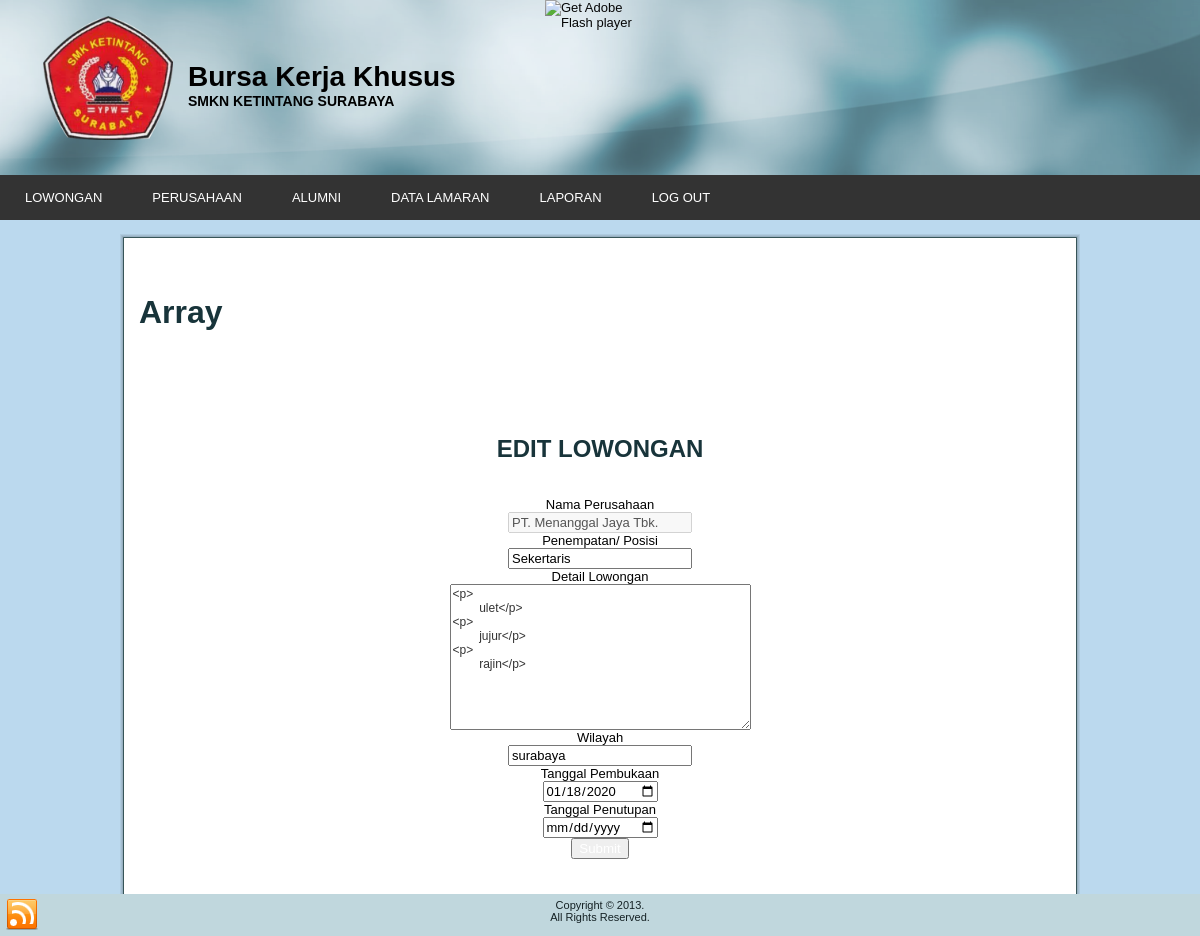
/admin/?menu=ubah_lowongan&id=35 (signed in), run on the app's committed database.
### tables this page shows
CREATE TABLE IF NOT EXISTS `lowongan` (
`id` smallint(6) NOT NULL,
  `id_per` smallint(6) NOT NULL,
  `isi` text NOT NULL,
  `berlaku` date NOT NULL,
  `tgl_mulai` date NOT NULL,
  `judul` varchar(50) NOT NULL,
  `wilayah` varchar(50) NOT NULL
);

CREATE TABLE IF NOT EXISTS `perusahaan` (
`id` smallint(6) NOT NULL,
  `nama` varchar(50) NOT NULL,
  `alamat` varchar(120) NOT NULL,
  `bidang` varchar(120) NOT NULL,
  `status` varchar(30) NOT NULL,
  `telepon` varchar(20) NOT NULL,
  `email` varchar(50) NOT NULL,
  `kodepos` varchar(10) NOT NULL
);

### admin/user/ubah_lowongan.php (the view, shortened to what this page needs)
<link rel="stylesheet" href="https://formden.com/static/cdn/bootstrap-iso.css" />
<?php
      $q1 = "SELECT a.nama, b.judul, b.isi, b.wilayah, b.tgl_mulai, b.berlaku FROM lowongan b join perusahaan a on b.id_per=a.id WHERE b.id = '".$_GET['id']."'";
	$r1 = mysql_query($q1) or die (mysql_error());
      $d1 = mysql_fetch_array($r1);
?>
<html>
<head>
	<link rel="stylesheet" href="themes/base/jquery.ui.all.css">
	<link href="ckeditor/content.css" rel="stylesheet" type="text/css"/>
</head>
<br><br>
<center><h2><b><?php echo $konfirmasi;?></b></h2></center><br>
<h2><b>EDIT LOWONGAN</b></h2></br>
<div class="bootstrap-iso">
 <div class="container-fluid">
  <div class="row">
   <div class="col-md-8 col-sm-10 col-xs-12">
    <form class="form-horizontal" method="post" onSubmit="return submitForm('<?=$_SERVER['PHP_SELF'];?>')">
     <div class="form-group ">
      <label class="control-label col-sm-3" for="name2" >
       Nama Perusahaan
      </label>
      <div class="col-sm-9">
       <input class="form-control" id="name2" name="name2" type="text" value='<?php echo $d1[0];?>' disabled/>
      </div>
     </div>
     <div class="form-group ">
      <label class="control-label col-sm-3 requiredField" for="a">
       Penempatan/ Posisi
           </label>
      <div class="col-sm-9">
       <input class="form-control" id="pos" name="pos" type="text" value='<?php echo $d1[1];?>'/>
      </div>
     </div>
     <div class="form-group ">
      <label class="control-label col-sm-3 requiredField" for="textarea">
       Detail Lowongan
       </label>
      <div class="col-sm-9">
       <textarea class="form-control" cols="40" id="textarea" name="posting" rows="10"><?php echo $d1[2];?></textarea>
      </div>
     </div>
     <div class="form-group ">
      <label class="control-label col-sm-3" for="wil">
       Wilayah
      </label>
      <div class="col-sm-9">
       <input class="form-control" id="wil" name="wil" type="text" value='<?php echo $d1[3];?>'/>
      </div>
     </div>
     <div class="form-group ">
      <label class="control-label col-sm-3 requiredField" for="d">
       Tanggal Pembukaan
      </label>
      <div class="col-sm-9">
       <input class="form-control" id="datetimepicker2" name="d" placeholder="MM/DD/YYYY" type="date" value='<?php echo $d1[5];?>'/>
      </div>
     </div>
     <div class="form-group ">
      <label class="control-label col-sm-3 requiredField" for="c">
       Tanggal Penutupan
      </label>
      <div class="col-sm-9">
       <input class="form-control" id="datepicker" name="c" placeholder="MM/DD/YYYY" type="date" value='<?php echo $d1[6];?>'/>
      </div>
     </div>
     <div class="form-group">
      <div class="col-sm-10 col-sm-offset-2">
       <button class="btn btn-primary " name="submit" type="submit">
       </button>
      </div>
     </div>
    </form>
   </div>
  </div>
 </div>
</div>
</div>
<link rel="stylesheet" href="https://cdnjs.cloudflare.com/ajax/libs/bootstrap-datepicker/1.4.1/css/bootstrap-datepicker3.css"/>

### admin/style.css (style rules this page uses)
h1, h2, h3, h4, h5, h6, p, a, ul, ol, li { margin: 0; padding: 0; }
h1, h2, h3, h4, h5, h6, h1 a, h2 a, h3 a, h4 a, h5 a, h6 a, h1 a:link, h2 a:link, h3 a:link, h4 a:link, h5 a:link, h6 a:link, h1 a:visited, h2 a:visited, h3 a:visited, h4 a:visited, h5 a:visited, h6 a:visited, h1 a:hover, h2 a:hover, h3 a:hover, h4 a:hover, h5 a:hover, h6 a:hover { font-family: Arial, Helvetica, Sans-Serif; font-style: normal; font-weight: bold; font-size: 32px; text-decoration: none; }
.art-blockcontent h2 { margin: 19px 0; font-size: 24px; }
html { height:100%; }
body { padding: 0; margin:0; color: #18343A; height:100%; min-height:100%; background-color: #4D767A; background-image: url('images/Bottom_texture.jpg'); background-repeat: repeat; background-attachment: fixed; background-position: top left; min-width: 700px; }
form { padding: 0 !important; margin: 0 !important; }
input, select, textarea { vertical-align: middle; font-family: Arial, Helvetica, Sans-Serif; font-style: normal; font-weight: normal; font-size: 13px; }

### admin/sa_admin.css (style rules this page uses)
body { margin:0; padding:0; background:#BBD9EE; color:#000; font-family:tahoma,arial,sans-serif; font-size:11px; }
form { margin:0; padding:0 }
input { vertical-align:middle }
input.text, select, textarea { font-family:arial,sans-serif; color:#333; font-size:12px; vertical-align:middle; }

### admin/user/ubah_lowongan.php (style rules this page uses)
.bootstrap-iso .formden_header h2, .bootstrap-iso .formden_header p, .bootstrap-iso form { font-family: Arial, Helvetica, sans-serif; color: black }
.bootstrap-iso form button, .bootstrap-iso form button:hover { color: white !important; }

### data on the page
lowongan: name2 "PT. Menanggal Jaya Tbk.", pos "Sekertaris", posting "<p> ulet</p> <p> jujur</p> <p> rajin</p>", wil "surabaya", d "01/18/2020"

### other printed values
$_SESSION['user'] "Array"
